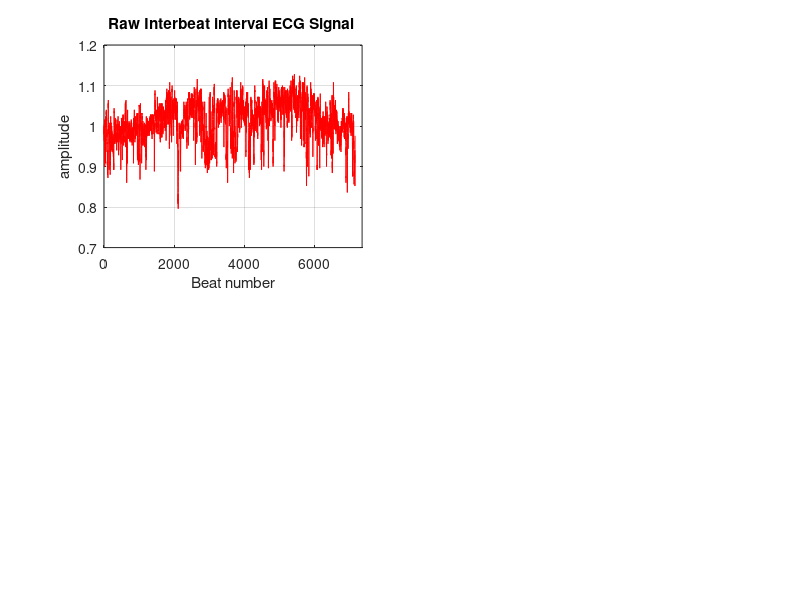

Reproduce this figure in MATLAB. (Note: this script raises an error after producing the figure.)
%%%DFA_final
function DFA_final
clc;
DATA=load("O1.txt");
disp("ECG Analysis of one signal")
[d,a,slope,N,A_up2cp,A_aftercp]=DFA_call_F(DATA);
disp("dimension= "+d);disp("average slope of the whole graph is: "+a);
for j=1:N-1 
    disp("slope("+j+"): "+slope(j,1))
end
disp("average slope up to critical point: "+A_up2cp(1))
disp("average slope after critical point: "+A_aftercp(1))
end

%%%DFA_call_F 
function [D,Alpha1,slope,N,A_up2cp,A_aftercp]=DFA_call_F(DATA)

%%Pre-processing
ecg=DATA;
f_s=250;
f_pl=50;  %powerlines frequency
N_ecg=length(ecg);
t=0:N_ecg-1; %time period(total sample/Fs)
subplot(221)
plot(t,ecg,'r');title('Raw Interbeat interval ECG Signal '),grid on,xlim([0 N_ecg+200])        
xlabel('Beat number')
ylabel('amplitude')

w=f_pl/(f_s/2); %50Hz is the frequency of the powerlines we are trying to remove here, electrical interference in US, ζωνοφρακτικο φιλτρο
bw=w;
[num,den]=iirnotch(w,bw);
ecg_notch=filter(num,den,ecg);
[e,f]=wavedec(ecg_notch,20,'db6');
g=wrcoef('d',e,f,'db6',16);

ecg_wave=ecg_notch-g; 
ecg_smooth=smooth(ecg_wave); 
N1=length(ecg_smooth);
t1=0:N1-1;

subplot(222)
plot(t1,ecg_smooth),grid on,ylabel('amplitude'),xlabel('Beat number')
title('Filtered interbeat interval ECG signal'),xlim([0 N_ecg+200])
ylim([0.75 1.15])

%%Calling DFA
n=100:100:1000;
N=length(n);
F_n=zeros(N,1);
slope=zeros(N-1,2);
for i=1:N
    [F_n(i),y,y_n,N1]=DFA(ecg_smooth,n(i),1);
%Plots
    subplot(223)
    plot(1:N1,y,"b"),grid on, xlim([0 N1+100]),hold on;
    plot(1:N1,y_n,"r"),grid on;
    xlabel('n'),ylabel('amplitude')
    title('y(n) and Yn(n)'),legend('y','y_n','Location','northwest'),hold off
end  
n=n';
subplot(224)
plot(log10(n),log10(F_n),'-o','MarkerSize',10,'MarkerEdgeColor','red','MarkerFaceColor',[1 .6 .6]),grid on;hold on;
title('DFA Interpretation')  
xlabel('log_1_0n')
ylabel('log_1_0F(n)')

for j=1:N-1
    slope(j,:)=polyfit(log10(n(j:j+1)),log10(F_n(j:j+1)),1);
end

A=polyfit(log10(n(1:end)),log10(F_n(1:end)),1);
Alpha1=A(1); %slope of the 1st order polynomial aprox of the DFA graphic representation

cp=N-6; %critical point of motion change brownian-pink-white noise (based on observation)

A_up2cp=polyfit(log10(n(1:cp)),log10(F_n(1:cp)),1); %calculating the slope up to that cp
A_aftercp=polyfit(log10(n(cp:end)),log10(F_n(cp:end)),1); %calculating the slope after the cp

D=3-A(1);
return;

end

%%%DFA algorithm
function [sum1,y,y_n,N1]=DFA(DATA,win_length,order)

%note:The number of windows in each iteration(See lines 62-65,66 on &&Calling DFA) is n. 
%For the 1st it. n=71. So: w1=1:100 w2=101:200...w71=7001:7100 

N=length(DATA);  %7168 1st it
n=floor(N/win_length); %71.00 1st it - n is the number of windows
N1=n*win_length; %7100 1st it
y=zeros(N1,1);
y_n=zeros(N1,1);

fitcoef=zeros(n,order+1);

mean1=mean(DATA(1:N1));

for i=1:N1
    y(i)=sum(DATA(1:i)-mean1);
end

y=y';
x=1:win_length; 
w=(bsxfun(@plus,x',(0:(n-1))*win_length))'; %bsxfun() element-wise addition between two matrices 
                                            %for j=1:n w(j,:)=((j-1)*win_length+1):j*win_length; end
for j=1:n
    fitcoef(j,:)=polyfit(x,y(w(j,:)),order);
    y_n(w(j,:))=polyval(fitcoef(j,:),x);
end

sum1=sqrt(sum((y'-y_n).^2)/N1);

end
